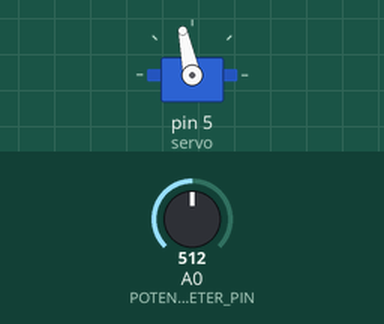
Recording of a sketch running on a simulated Arduino Uno, built with avr-gcc and run on an emulated ATmega328P. Shown: servo. The test bench sets the inputs (shaded band); at power-on: A0 (POTENTIOMETER_PIN) = 512.

Above: at 1.2 s.
1.3 s: A0 (POTENTIOMETER_PIN) set to 716
At 2.0 s:
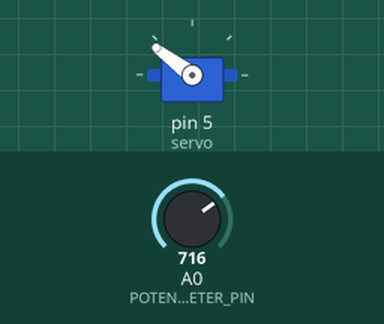
2.8 s: A0 (POTENTIOMETER_PIN) set to 900
At 3.2 s:
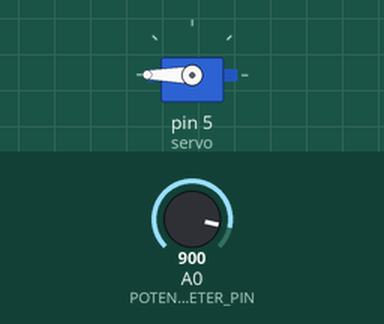
4.3 s: A0 (POTENTIOMETER_PIN) set to 306
At 5.5 s:
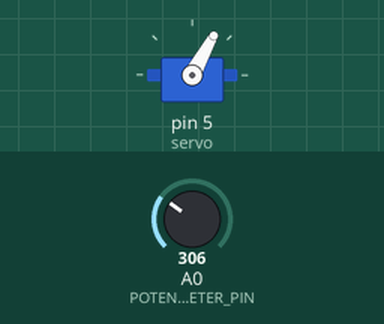
5.8 s: A0 (POTENTIOMETER_PIN) set to 122
At 6.7 s:
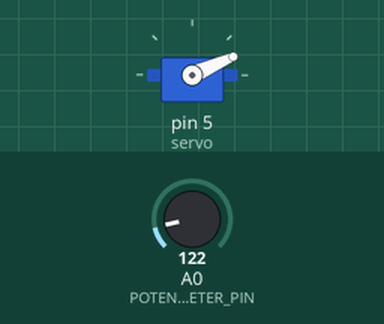
7.3 s: A0 (POTENTIOMETER_PIN) set to 0
At 7.8 s:
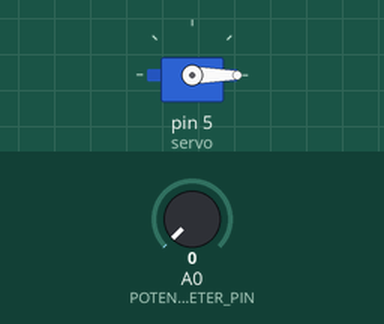
8.8 s: A0 (POTENTIOMETER_PIN) set to 511
At 10.1 s:
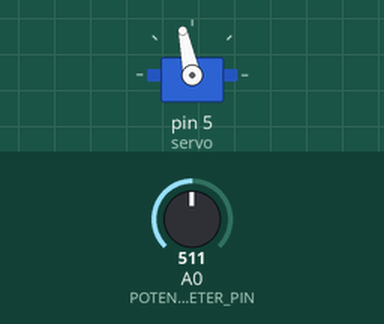
Timing chart, 0 to 11.3 s (numbered marks = the images above; inputs shaded):
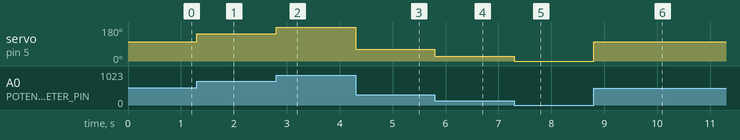

Measured:
- after the input at 1.3 s, servo on pin 5 (servo): 102° → 143° at once
- after the input at 2.8 s, servo on pin 5 (servo): 143° → 180° at once
- after the input at 4.3 s, servo on pin 5 (servo): 180° → 61° at once
- after the input at 5.8 s, servo on pin 5 (servo): 61° → 24° at once
- after the input at 7.3 s, servo on pin 5 (servo): 24° → 0° at once
- after the input at 8.8 s, servo on pin 5 (servo): 0° → 102° at once

The sketch:

potentiometer.ino
```cpp
// Created by Aimar Fernandez
// Created on Apr 2026
// This program rotates a servo based on potentiometer reading

# include <Servo.h>

Servo servo;

// max potentiometer val divided by max servo val
const int ANGLE_TO_POTENTIOMETER_RATIO = 1023 / 180;

const int POTENTIOMETER_PIN = A0;
int potentiometerVal = 0;
int angle = 0;

void setup() {
    // initiate servo pins
    servo.attach(5);
    servo.write(0);
}

void loop() {
    // convert potentiometer value to angle
    potentiometerVal = analogRead(POTENTIOMETER_PIN);
    angle = potentiometerVal / ANGLE_TO_POTENTIOMETER_RATIO;
    servo.write(angle);
}
```
